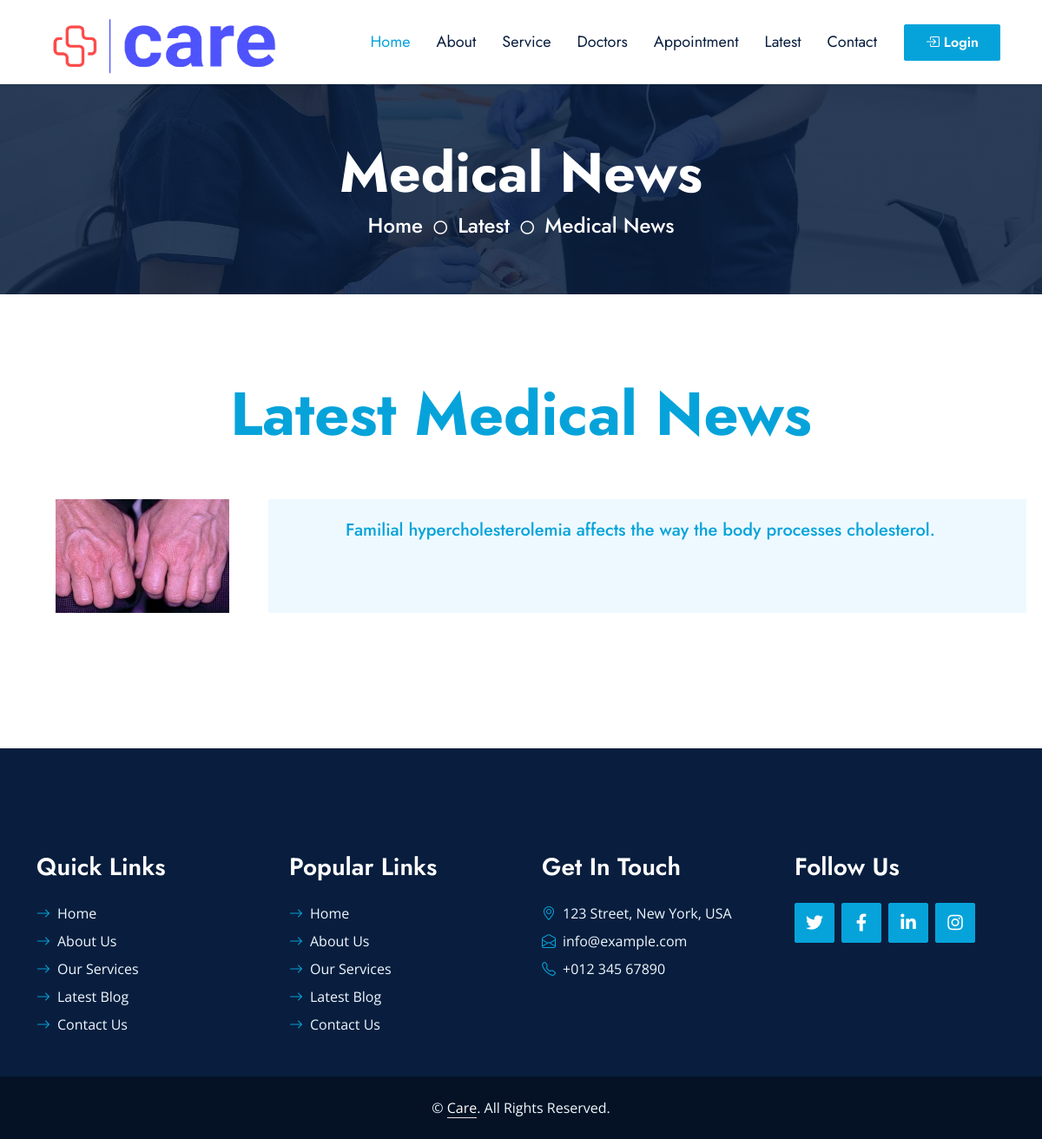
/userside/medical_news.php, run on an earlier commit of the app's database.
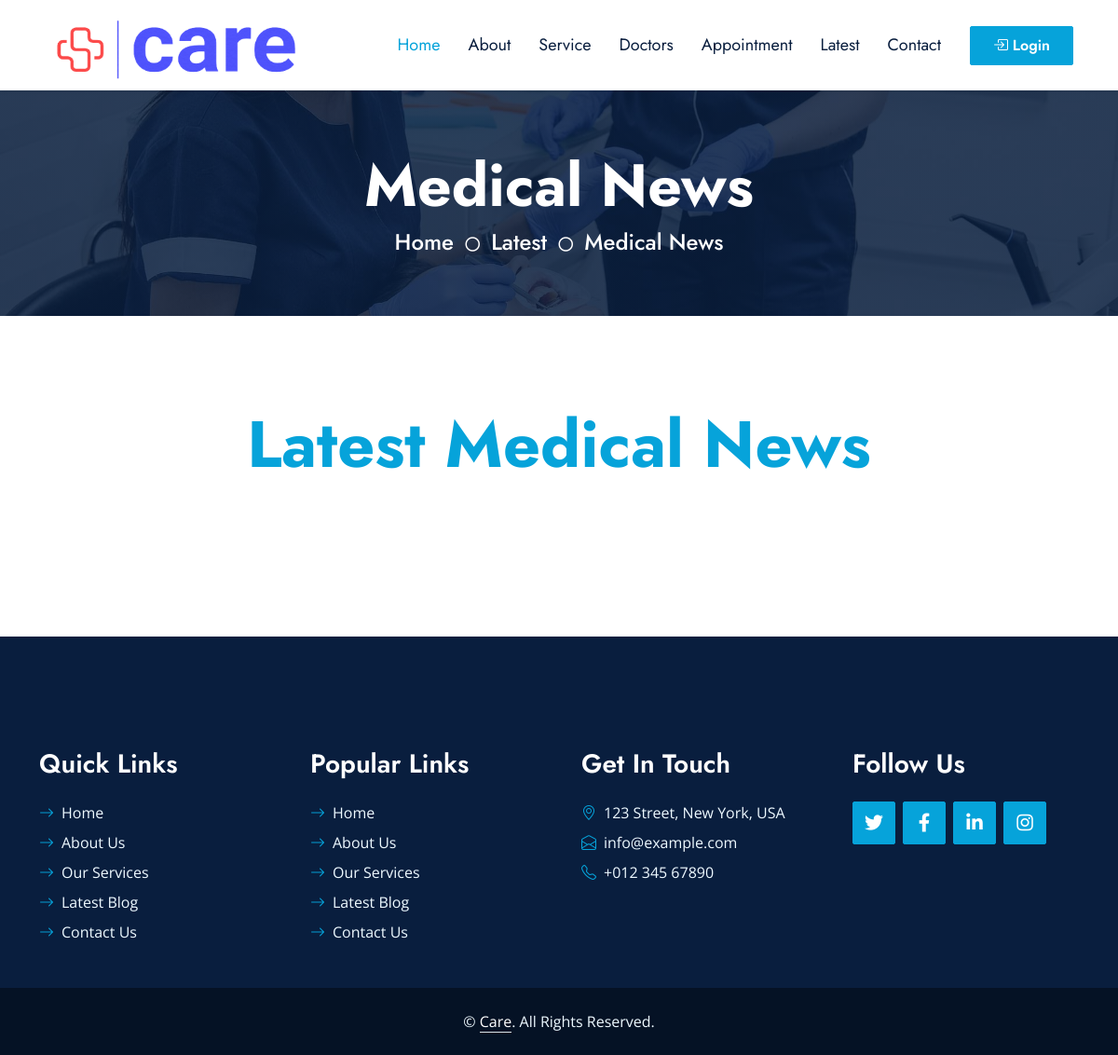
And on a later commit of the database.
### tables this page shows
CREATE TABLE `medical_news` (
  `news_id` int(11) NOT NULL,
  `news_title` varchar(300) NOT NULL,
  `news_image` varchar(500) NOT NULL,
  `news_content` longtext NOT NULL
);

### userside/medical_news.php (the view, shortened to what this page needs)
<?php
include("../admin/connection.php");
$select_news = "SELECT * FROM `medical_news`";
$run_select_news = mysqli_query($connection, $select_news);
?>
<!DOCTYPE html>
<html lang="en">
<head>
    <link href="https://cdnjs.cloudflare.com/ajax/libs/font-awesome/5.10.0/css/all.min.css" rel="stylesheet">
    <link href="https://cdn.jsdelivr.net/npm/bootstrap-icons@1.4.1/font/bootstrap-icons.css" rel="stylesheet">
    <link href="lib/owlcarousel/assets/owl.carousel.min.css" rel="stylesheet">
    <link href="lib/animate/animate.min.css" rel="stylesheet">
    <link href="lib/tempusdominus/css/tempusdominus-bootstrap-4.min.css" rel="stylesheet" />
    <link href="lib/twentytwenty/twentytwenty.css" rel="stylesheet" />
    <link href="css/bootstrap.min.css" rel="stylesheet">
    <link href="css/style.css" rel="stylesheet">
</head>
<body>
    <?php include("navbar.php"); ?>
    <div class="container-fluid bg-primary py-5 hero-header mb-5">
        <div class="row py-3">
            <div class="col-12 text-center">
                <h1 class="display-3 text-white animated zoomIn">Medical News</h1>
                <a href="" class="h4 text-white">Home</a>
                <i class="far fa-circle text-white px-2"></i>
                <a href="" class="h4 text-white">Latest</a>
                <i class="far fa-circle text-white px-2"></i>
                <a href="" class="h4 text-white">Medical News</a>
            </div>
        </div>
    </div>
    <div class="container-fluid py-5 wow fadeInUp" data-wow-delay="0.1s">
        <div class="container justify-content-center text-center">
            <h2 class="section_heading">Latest Medical News</h2>
            <div class="row g-5 mb-5">
                <div class="col-lg-12">
                    <div class="row flex-row g-5">
                        <?php while ($row_news = mysqli_fetch_array($run_select_news)) { ?>
                                <div class="col-md-3 service-item wow zoomIn" data-wow-delay="0.6s">
                                    <div class="rounded-top overflow-hidden">
                                        <img style="width:200px;" class="img-fluid"
                                            src="<?php echo $row_news['news_image']; ?>" alt="">
                                    </div>
                                </div>
                                <div class=" col-md-9  bg-light rounded-bottom text-left  pt-4 ps-2">
                                    <h5 style="color:#06A3DA;">
                                        <?php echo $row_news['news_title']; ?>
                                    </h5>
                                </div>
                        <?php }
                        ; ?>
                    </div>
                </div>
            </div>
        </div>
    </div>
    <?php
    include('footer.php');
    ?>
</body>
</html>

What changed in the data, as far as the page shows it:
removed medical_news: news_image (picture), news_title "Familial hypercholesterolemia affects the way the body processes cholesterol."
